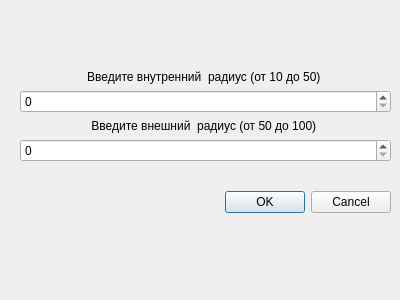
<?xml version="1.0" encoding="UTF-8"?>
<ui version="4.0">
 <class>DialogStar5</class>
 <widget class="QDialog" name="DialogStar5">
  <property name="geometry">
   <rect>
    <x>0</x>
    <y>0</y>
    <width>400</width>
    <height>300</height>
   </rect>
  </property>
  <property name="windowTitle">
   <string>Dialog</string>
  </property>
  <widget class="QWidget" name="layoutWidget">
   <property name="geometry">
    <rect>
     <x>20</x>
     <y>70</y>
     <width>371</width>
     <height>143</height>
    </rect>
   </property>
   <layout class="QGridLayout" name="gridLayout">
    <item row="5" column="0">
     <widget class="QDialogButtonBox" name="buttonBox">
      <property name="orientation">
       <enum>Qt::Horizontal</enum>
      </property>
      <property name="standardButtons">
       <set>QDialogButtonBox::Cancel|QDialogButtonBox::Ok</set>
      </property>
     </widget>
    </item>
    <item row="2" column="0">
     <widget class="QLabel" name="label_2">
      <property name="text">
       <string>Введите внешний  радиус (от 50 до 100) </string>
      </property>
      <property name="alignment">
       <set>Qt::AlignCenter</set>
      </property>
     </widget>
    </item>
    <item row="3" column="0">
     <widget class="QSpinBox" name="spinBox_2"/>
    </item>
    <item row="1" column="0">
     <widget class="QSpinBox" name="spinBox"/>
    </item>
    <item row="4" column="0">
     <spacer name="verticalSpacer">
      <property name="orientation">
       <enum>Qt::Vertical</enum>
      </property>
      <property name="sizeType">
       <enum>QSizePolicy::Maximum</enum>
      </property>
      <property name="sizeHint" stdset="0">
       <size>
        <width>20</width>
        <height>50</height>
       </size>
      </property>
     </spacer>
    </item>
    <item row="0" column="0">
     <widget class="QLabel" name="label">
      <property name="text">
       <string>Введите внутренний  радиус (от 10 до 50) </string>
      </property>
      <property name="alignment">
       <set>Qt::AlignCenter</set>
      </property>
     </widget>
    </item>
   </layout>
  </widget>
 </widget>
 <resources/>
 <connections>
  <connection>
   <sender>buttonBox</sender>
   <signal>accepted()</signal>
   <receiver>DialogStar5</receiver>
   <slot>accept()</slot>
   <hints>
    <hint type="sourcelabel">
     <x>248</x>
     <y>254</y>
    </hint>
    <hint type="destinationlabel">
     <x>157</x>
     <y>274</y>
    </hint>
   </hints>
  </connection>
  <connection>
   <sender>buttonBox</sender>
   <signal>rejected()</signal>
   <receiver>DialogStar5</receiver>
   <slot>reject()</slot>
   <hints>
    <hint type="sourcelabel">
     <x>316</x>
     <y>260</y>
    </hint>
    <hint type="destinationlabel">
     <x>286</x>
     <y>274</y>
    </hint>
   </hints>
  </connection>
 </connections>
</ui>
